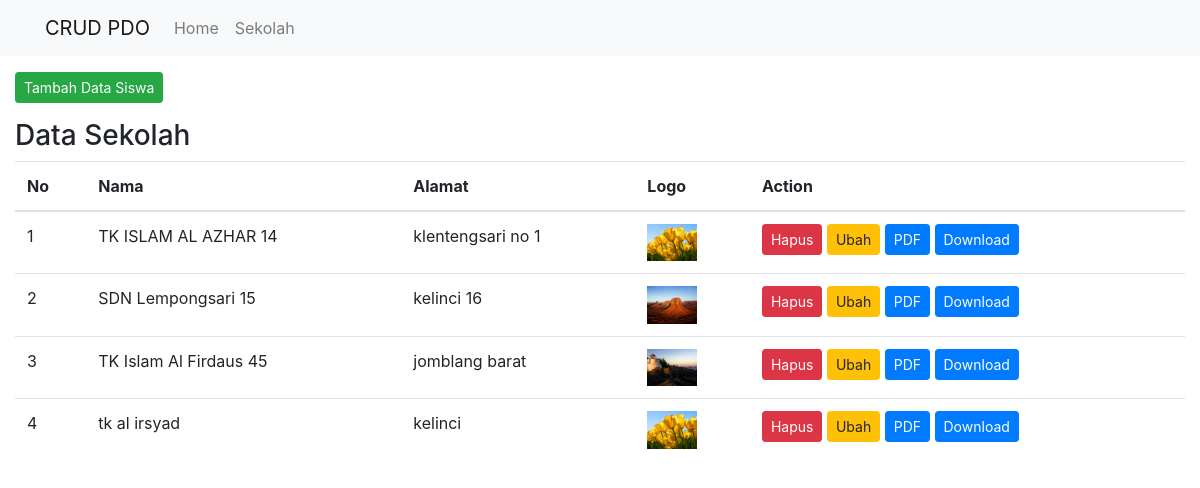
/index.php/siswa, run on the app's committed database.
### tables this page shows
CREATE TABLE `sekolah` (
  `id` int(11) NOT NULL,
  `nama` varchar(255) NOT NULL,
  `alamat` text NOT NULL,
  `logo` varchar(255) NOT NULL
);

### application/controllers/Siswa.php (called while the page is built, shortened)
<?php
class Siswa extends CI_Controller
{
    public function index()
    {
        $data['siswa'] = $this->Model_siswa->getData()->result();
        $this->load->view('templates/header');
        $this->load->view('siswa', $data);
        $this->load->view('templates/footer');
    }
}

### index.php (called while the page is built, shortened)
<?php
require_once BASEPATH.'core/CodeIgniter.php';

### application/models/Model_siswa.php (called while the page is built, shortened)
<?php
class Model_siswa extends CI_Model
{
    public function getData()
    {
        return $this->db->get('sekolah');
    }
}

### application/views/siswa.php (the view, shortened to what this page needs)
<div class="container-fluid mt-3">
    <a href="#" type="button" class="btn btn-sm btn-success" data-toggle="modal" data-target="#exampleModal">Tambah Data Siswa</a>
    <h3 class="mt-3">Data Sekolah</h3>
    <table class="table">
        <thead>
            <tr>
                <th scope="col">No</th>
                <th scope="col">Nama</th>
                <th scope="col">Alamat</th>
                <th scope="col">Logo</th>
                <th scope="col">Action</th>
            </tr>
        </thead>
        <tbody>
            <?php $no = 1;
            foreach ($siswa as $s) { ?>
                <tr>
                    <td><?= $no++ ?></td>
                    <td><?= $s->nama ?></td>
                    <td><?= $s->alamat ?></td>
                    <td>
                        <img src="<?= base_url() ?>assets/foto/<?= $s->logo; ?>" class="img-mini" />
                    </td>
                    <td>
                        <?= anchor('Siswa/delete/' . $s->id, '<button type="button" class="btn btn-sm btn-danger">Hapus</button>') ?>
                        <?= anchor('Siswa/edit/' . $s->id, '<button type="button" class="btn btn-sm btn-warning">Ubah</button>') ?>
                        <?= anchor('Siswa/pdf/' . $s->id, '<button type="button" class="btn btn-sm btn-primary">PDF</button>') ?>
                        <a href="<?= base_url('Siswa/pdf/' . $s->id) ?>" target="_blank" class="btn btn-sm btn-primary">Download</a>
                    </td>
                </tr>
            <?php } ?>
        </tbody>
    </table>
</div>

### application/views/templates/header.php (shortened to what this page needs)
<!doctype html>
<html lang="en">
<head>
    <link rel="stylesheet" href="<?= base_url('assets/') ?>css.css">
    <link rel="stylesheet" href="https://maxcdn.bootstrapcdn.com/bootstrap/4.0.0/css/bootstrap.min.css">
</head>
<body>
    <nav class="navbar navbar-expand-lg navbar-light bg-light">
        <div class="container">
            <a class="navbar-brand" href="<?= base_url() ?>">CRUD PDO</a>
            <div class="collapse navbar-collapse" id="navbarNav">
                <ul class="navbar-nav">
                    <li class="nav-item">
                        <a class="nav-link" href="<?= base_url() ?>">Home</a>
                    </li>
                    <li class="nav-item">
                        <a class="nav-link" href="<?= base_url('Siswa') ?>">Sekolah</a>
                    </li>
                </ul>
            </div>
        </div>
    </nav>

### application/views/templates/footer.php (shortened to what this page needs)
</body>
</html>

### assets/css.css (style rules this page uses)
.img-mini { max-width: 50px; max-height: 50px; }

### data on the page
sekolah: nama "TK ISLAM AL AZHAR 14", alamat "klentengsari no 1", logo (picture), id "Hapus", id "Ubah", id "PDF"
sekolah: nama "SDN Lempongsari 15", alamat "kelinci 16", logo (picture), id "Hapus", id "Ubah", id "PDF"
sekolah: nama "TK Islam Al Firdaus 45", alamat "jomblang barat", logo (picture), id "Hapus", id "Ubah", id "PDF"
sekolah: nama "tk al irsyad", alamat "kelinci", logo (picture), id "Hapus", id "Ubah", id "PDF"
